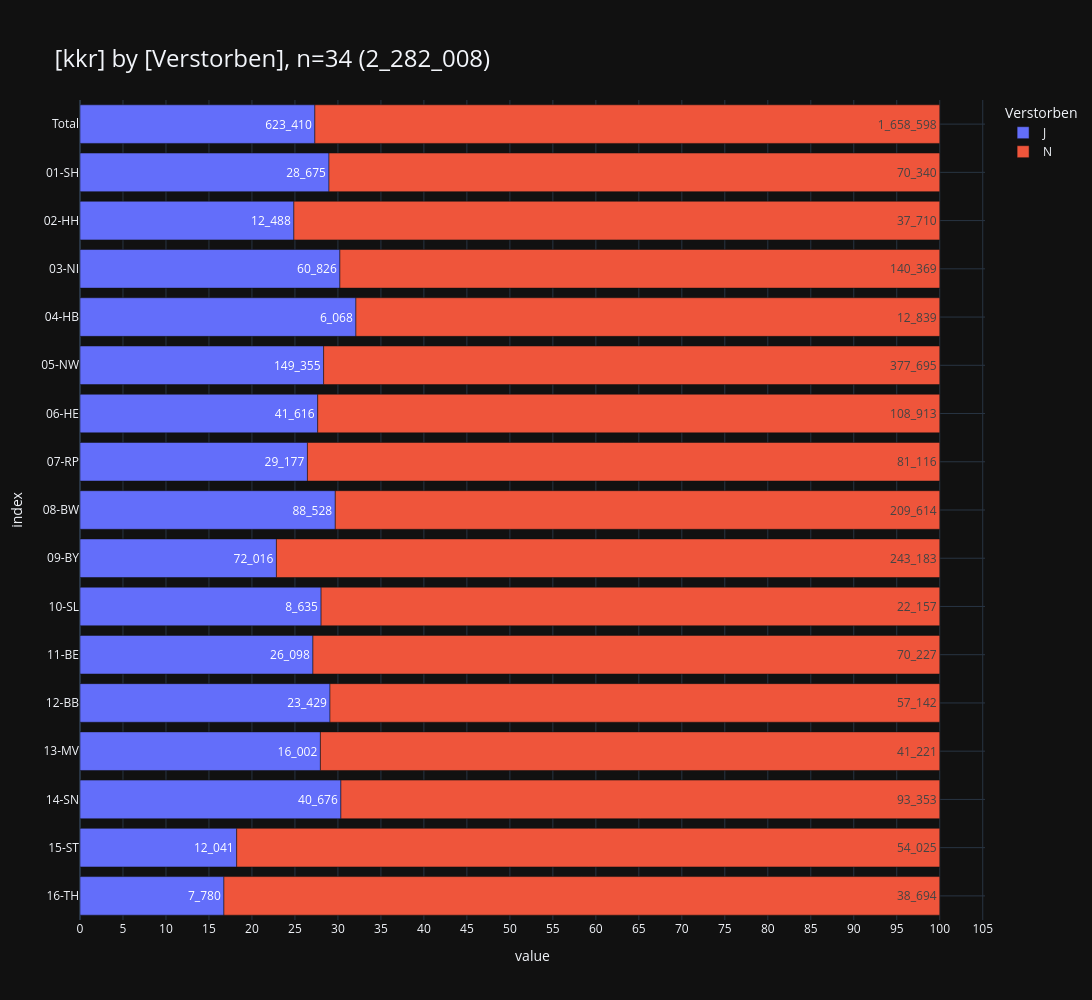

The notebook cell this image was saved under:
### Markdown cell above
<br>

### <a id='toc1_7_7_'></a>[Verstorben](#toc0_)

- **Filter: `DJ` = 2020-2023, `DCO` = N, `ICD10` != C44**

### Code cell
_=show_vars(1, grouper_reg.KKR.value, show=True, filter=f"z_dy > 2019 and z_dy <= {dy_max} and icd10_3d != 'C44' and not z_is_dco")

### Figure 1 — Plotly figure (JSON) as saved in the notebook; plotly's stock layout.template omitted (floating-point values rounded to 4 significant figures)
{"data": [{"hovertemplate": "col=J<br>value=%{x}<br>index=%{y}<br>cnt_str=%{text}<extra></extra>", "legendgroup": "J", "marker": {"color": "#636EFA", "pattern": {"shape": ""}}, "name": "J", "orientation": "h", "showlegend": true, "text": ["623_410", "28_675", "12_488", "60_826", "6_068", "149_355", "41_616", "29_177", "88_528", "72_016", "8_635", "26_098", "23_429", "16_002", "40_676", "12_041", "7_780"], "textposition": "auto", "type": "bar", "x": [623410, 28675, 12488, 60826, 6068, 149355, 41616, 29177, 88528, 72016, 8635, 26098, 23429, 16002, 40676, 12041, 7780], "xaxis": "x", "y": [" Total", "01-SH", "02-HH", "03-NI", "04-HB", "05-NW", "06-HE", "07-RP", "08-BW", "09-BY", "10-SL", "11-BE", "12-BB", "13-MV", "14-SN", "15-ST", "16-TH"], "yaxis": "y"}, {"hovertemplate": "col=N<br>value=%{x}<br>index=%{y}<br>cnt_str=%{text}<extra></extra>", "legendgroup": "N", "marker": {"color": "#EF553B", "pattern": {"shape": ""}}, "name": "N", "orientation": "h", "showlegend": true, "text": ["1_658_598", "70_340", "37_710", "140_369", "12_839", "377_695", "108_913", "81_116", "209_614", "243_183", "22_157", "70_227", "57_142", "41_221", "93_353", "54_025", "38_694"], "textposition": "auto", "type": "bar", "x": [1658598, 70340, 37710, 140369, 12839, 377695, 108913, 81116, 209614, 243183, 22157, 70227, 57142, 41221, 93353, 54025, 38694], "xaxis": "x", "y": [" Total", "01-SH", "02-HH", "03-NI", "04-HB", "05-NW", "06-HE", "07-RP", "08-BW", "09-BY", "10-SL", "11-BE", "12-BB", "13-MV", "14-SN", "15-ST", "16-TH"], "yaxis": "y"}], "layout": {"barmode": "relative", "barnorm": "percent", "height": 1000, "legend": {"title": {"text": "Verstorben"}, "tracegroupgap": 0, "traceorder": "normal"}, "title": {"font": {"size": 24}, "text": "[kkr] by [Verstorben], n=34 (2_282_008)", "xanchor": "left", "y": 0.95, "yanchor": "top"}, "width": 2000, "xaxis": {"anchor": "y", "domain": [0, 1], "dtick": 5, "gridwidth": 1, "showgrid": true, "title": {"text": "value"}}, "yaxis": {"anchor": "x", "categoryarray": ["16-TH", "15-ST", "14-SN", "13-MV", "12-BB", "11-BE", "10-SL", "09-BY", "08-BW", "07-RP", "06-HE", "05-NW", "04-HB", "03-NI", "02-HH", "01-SH", " Total"], "categoryorder": "array", "domain": [0, 1], "gridwidth": 1, "showgrid": true, "title": {"text": "index"}}}}
